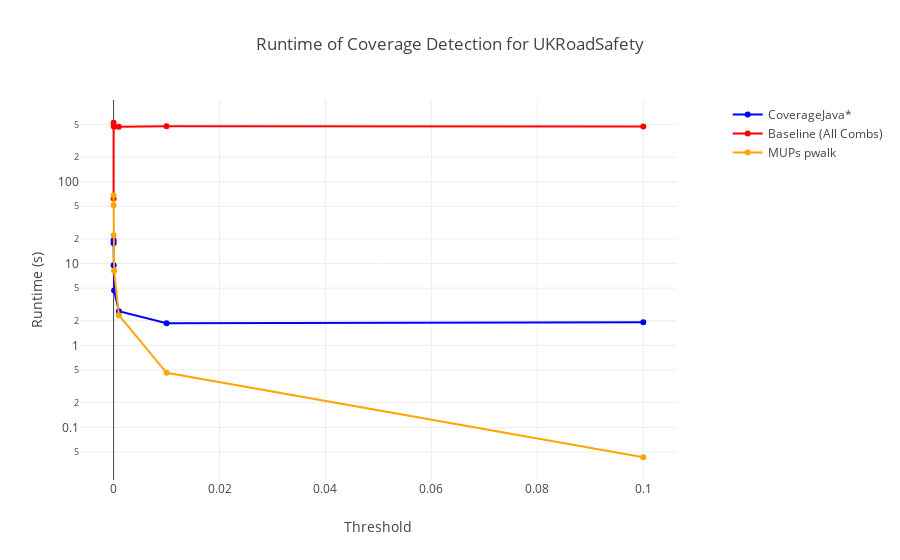

Notebook code for this chart:
### Code cell
fig_t = visualize_runtime_experiment_threshold('UKRoadSafety_3723646', cov_threshold_output_uk)
fig_t.update_layout(title=f'Runtime of Coverage Detection for UKRoadSafety', xaxis_title='Threshold', yaxis_title='Runtime (s)', yaxis_type='log')

### Figure 1 — Plotly figure (JSON) as saved in the notebook; plotly's stock layout.template omitted (floating-point values rounded to 4 significant figures)
{"data": [{"line": {"color": "blue"}, "mode": "lines+markers", "name": "CoverageJava*", "type": "scatter", "x": [0, 1e-06, 1e-05, 0.0001, 0.001, 0.01, 0.1], "y": [17.7, 19.32, 9.501, 4.683, 2.614, 1.864, 1.914]}, {"line": {"color": "red"}, "mode": "lines+markers", "name": "Baseline (All Combs)", "type": "scatter", "x": [0, 1e-06, 1e-05, 0.0001, 0.001, 0.01, 0.1], "xaxis": "x", "y": [62.33, 524.0, 479.8, 468.6, 466.7, 474.6, 472.8], "yaxis": "y"}, {"line": {"color": "orange"}, "mode": "lines+markers", "name": "MUPs pwalk", "type": "scatter", "x": [0, 1e-06, 1e-05, 0.0001, 0.001, 0.01, 0.1], "xaxis": "x", "y": [67.69, 51.45, 22.18, 8.156, 2.34, 0.463, 0.04311], "yaxis": "y"}], "layout": {"title": {"text": "Runtime of Coverage Detection for UKRoadSafety"}, "xaxis": {"anchor": "y", "domain": [0, 0.94], "title": {"text": "Threshold"}}, "yaxis": {"anchor": "x", "domain": [0, 1], "title": {"text": "Runtime (s)"}, "type": "log"}, "yaxis2": {"anchor": "x", "overlaying": "y", "side": "right", "title": {"text": "total amount of patterns"}}}}
